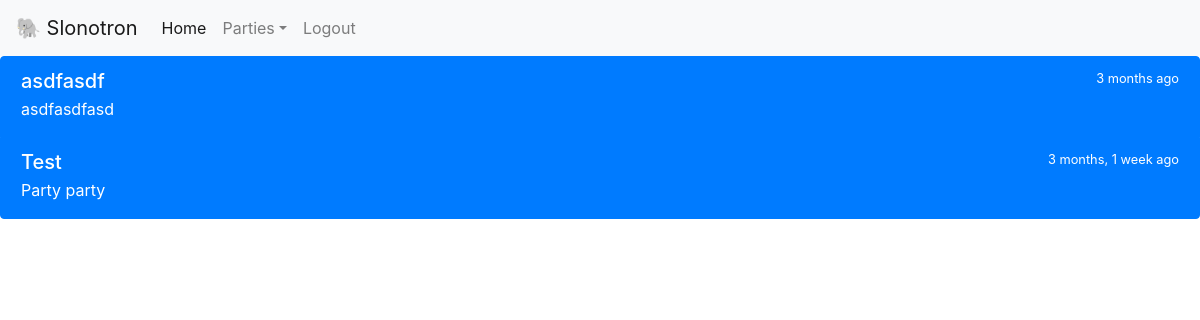
Page /parties/ (signed in) on the earlier database version.
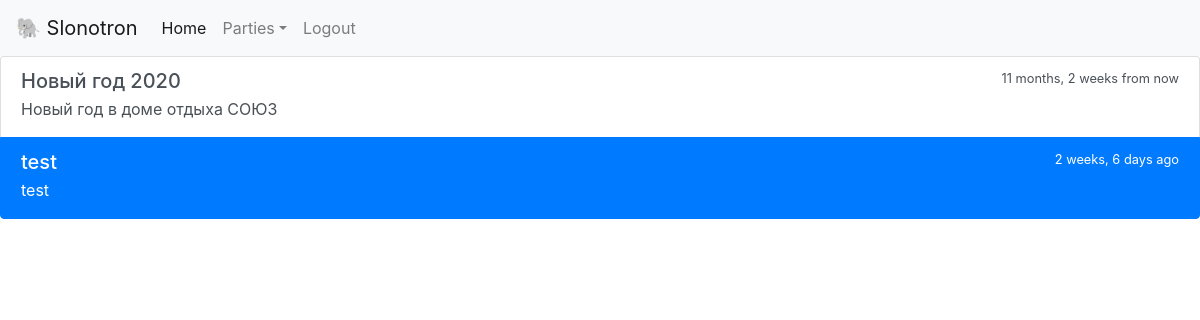
Same page on the later database version.
### st/models.py (models this page shows, shortened)
class Party(models.Model):
    INACTIVE = 0
    ACTIVE = 1
    PLAYED = 2
    STATUS_CHOICES = (
        (INACTIVE, 'Inactive'),
        (ACTIVE, 'Active'),
        (PLAYED, 'Played'),
    )
    name = models.CharField(max_length=100)
    description = models.CharField(max_length=1000)
    date = models.DateField()
    status = models.SmallIntegerField(choices=STATUS_CHOICES, default=INACTIVE)
    start_game = models.DateTimeField()
    class Meta:
        verbose_name_plural = 'parties'
    class Manager(models.Manager):
        def get_user_parties(self, user, statuses=None):
            parties = self.filter(member__user=user)
            if statuses:
                parties = parties.filter(status__in=statuses)
            return parties.order_by('-date')
    objects = Manager()

### st/views.py (the view)
# urls.py: path('parties/', views.parties, name='parties'),
@login_required(login_url='/login/')
def parties(request: HttpRequest) -> HttpResponse:
    return render(request, 'parties.html', get_parties_ctx(request))

### st/views.py (called while the page is built)
def get_parties_ctx(request: HttpRequest):
    return {
        'parties': Party.objects.get_user_parties(request.user, [Party.ACTIVE, Party.PLAYED])
        if request.user.is_authenticated else None
    }

### st/templates/parties.html (shortened to what this page needs)
{% extends 'base.html' %}
{% block content %}
    {% if parties %}
        {% load humanize %}
        <div class="list-group">
            {% for party in parties %}
                <a href="{% url 'party' party_id=party.id %}"
                   class="list-group-item list-group-item-action flex-column align-items-start {% if party.status == party.ACTIVE %}active{% endif %}">
                    <div class="d-flex w-100 justify-content-between">
                        <h5 class="mb-1">{{ party.name }}</h5>
                        <small>{{ party.start_game | naturaltime }}</small>
                    </div>
                    <p class="mb-1">{{ party.description }}</p>
                </a>
            {% endfor %}
        </div>
    {% else %}
        <p>You don't have any parties now :(.</p>
    {% endif %}
{% endblock %}

### st/templates/base.html (shortened to what this page needs)
<html>
<head>
    <link rel="stylesheet" href="https://maxcdn.bootstrapcdn.com/bootstrap/4.0.0/css/bootstrap.min.css"
>
</head>
<body>
<nav class="navbar navbar-expand-lg navbar-light bg-light">
    <a class="navbar-brand" href="{% url 'index' %}"><span style="font-size: 20px;">&#128024;</span> Slonotron</a>
    <div class="collapse navbar-collapse" id="navbarSupportedContent">
        <ul class="navbar-nav mr-auto">
            <li class="nav-item active">
                <a class="nav-link" href="{% url 'index' %}">Home <span class="sr-only">(current)</span></a>
            </li>
            <li class="nav-item">
                {% if parties %}
                    <li class="nav-item dropdown">
                        <a class="nav-link dropdown-toggle" href="{% url 'parties' %}" id="navbarDropdown" role="button" data-toggle="dropdown"
                           aria-haspopup="true" aria-expanded="false">Parties</a>
                    </li>
                {% else %}
                    <a class="nav-link disabled" href="{% url 'parties' %}">Parties</a>
                {% endif %}
            </li>
            <li class="nav-item">
                {% if request.user.is_authenticated %}
                    <a class="nav-link" href="{% url 'logout' %}">Logout</a>
                {% else %}
                    <a class="nav-link" href="{% url 'login' %}">Login</a>
                {% endif %}
            </li>
        </ul>
    </div>
</nav>
{% block content %}{% endblock %}
</body>
</html>

Differences in the rows shown:
removed Party: name "asdfasdf", start_game "3 months ago", description "asdfasdfasd"
removed Party: name "Test", start_game "3 months, 1 week ago", description "Party party"
added Party: name "Новый год 2020", start_game "11 months, 2 weeks from now", description "Новый год в доме отдыха СОЮЗ", status 2 (drawn)
added Party: name "test", start_game "2 weeks, 6 days ago", description "test"
